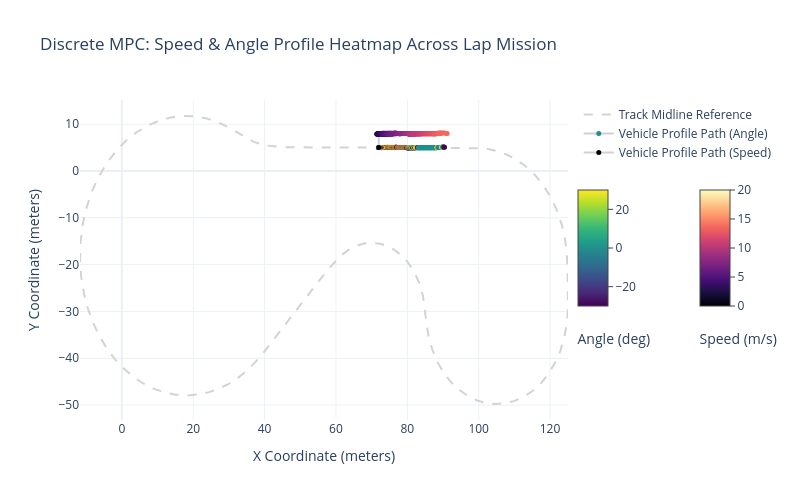

Source (notebook cell):
### Markdown cell above
4. PLOT RESULTS

### Code cell
PlotMPCTracksPLY(x_history, y_history, x_history2, y_history2,
                  delta_history, v_history, x_mid=x_mid, y_mid=y_mid)

### Figure 1 — Plotly figure (JSON) as saved in the notebook; plotly's stock layout.template omitted (floating-point values rounded to 4 significant figures; data arrays with more than 128 entries replaced by an {"elided": "..."} marker saying what was removed)
{"data": [{"line": {"color": "lightgray", "dash": "dash", "width": 2}, "mode": "lines", "name": "Track Midline Reference", "type": "scatter", "x": {"elided": "5000 float values"}, "y": {"elided": "5000 float values"}}, {"hoverinfo": "text+x+y", "line": {"color": "rgba(100,100,100,0.3)", "width": 2}, "marker": {"cmax": 30.0, "cmin": -30.0, "color": {"elided": "276 float values"}, "colorbar": {"len": 0.5, "ticks": "outside", "title": {"side": "bottom", "text": "Angle (deg)"}, "x": 1, "y": 0.5, "yanchor": "middle"}, "colorscale": [[0, "#440154"], [0.1111, "#482878"], [0.2222, "#3e4989"], [0.3333, "#31688e"], [0.4444, "#26828e"], [0.5556, "#1f9e89"], [0.6667, "#35b779"], [0.7778, "#6ece58"], [0.8889, "#b5de2b"], [1, "#fde725"]], "showscale": true, "size": 5}, "mode": "lines+markers", "name": "Vehicle Profile Path (Angle)", "text": {"elided": "276 str values"}, "type": "scatter", "x": {"elided": "276 float values"}, "y": {"elided": "276 float values"}}, {"hoverinfo": "text+x+y", "line": {"color": "rgba(100,100,100,0.3)", "width": 2}, "marker": {"cmax": 20, "cmin": 0, "color": {"elided": "276 float values"}, "colorbar": {"len": 0.5, "ticks": "outside", "title": {"side": "bottom", "text": "Speed (m/s)"}, "x": 1.25, "y": 0.5, "yanchor": "middle"}, "colorscale": [[0, "#000004"], [0.1111, "#180f3d"], [0.2222, "#440f76"], [0.3333, "#721f81"], [0.4444, "#9e2f7f"], [0.5556, "#cd4071"], [0.6667, "#f1605d"], [0.7778, "#fd9668"], [0.8889, "#feca8d"], [1, "#fcfdbf"]], "showscale": true, "size": 5}, "mode": "lines+markers", "name": "Vehicle Profile Path (Speed)", "text": {"elided": "276 str values"}, "type": "scatter", "x": {"elided": "276 float values"}, "y": {"elided": "276 float values"}}], "layout": {"height": 500, "legend": {"x": 1.02, "xanchor": "left", "y": 1, "yanchor": "top"}, "showlegend": true, "title": {"text": "Discrete MPC: Speed & Angle Profile Heatmap Across Lap Mission"}, "width": 800, "xaxis": {"title": {"text": "X Coordinate (meters)"}}, "yaxis": {"title": {"text": "Y Coordinate (meters)"}}}}
